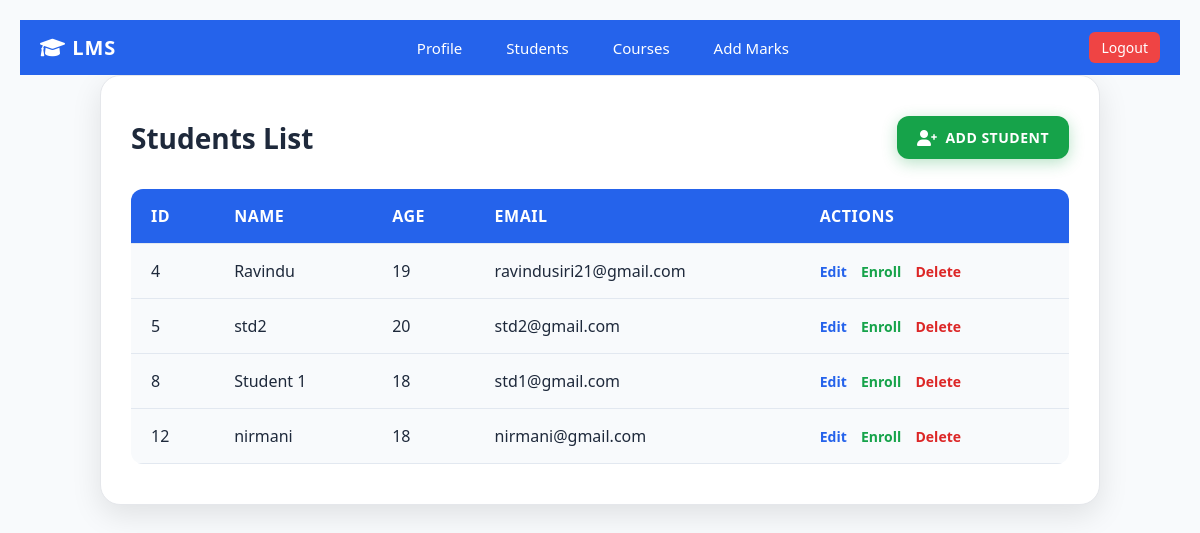
The app's page /student_management/student_list.php (signed in) with its own data.
### tables this page shows
CREATE TABLE `students` (
  `id` int NOT NULL AUTO_INCREMENT,
  `name` varchar(100) DEFAULT NULL,
  `age` int DEFAULT NULL,
  `grade` varchar(10) DEFAULT NULL,
  `email` varchar(100) DEFAULT NULL,
  PRIMARY KEY (`id`),
  UNIQUE KEY `email` (`email`),
  UNIQUE KEY `email_2` (`email`)
);

### student_management/student_list.php (the view, shortened to what this page needs)
<?php
include __DIR__ . '/../config/dbConnection.php';
include __DIR__ . '/../navbar.php';
$result = $conn->query("SELECT * FROM students");
?>
<!DOCTYPE html>
<html lang="en">
<head>
    <link href="https://cdnjs.cloudflare.com/ajax/libs/font-awesome/6.0.0/css/all.min.css" rel="stylesheet">
</head>
<body>
    <div class="container">
        <div class="header">
            <h2 class="header-title">Students List</h2>
            <a href="add_student.php" class="add-student-btn"><i class="fas fa-user-plus"></i> Add Student</a>
        </div>
        <div class="table-container">
            <table>
                <thead>
                    <tr>
                        <th>ID</th>
                        <th>Name</th>
                        <th>Age</th>
                        <th>Email</th>
                        <th>Actions</th>
                    </tr>
                </thead>
                <tbody>
                    <?php if ($result && $result->num_rows > 0): ?>
                        <?php while ($row = $result->fetch_assoc()): ?>
                            <tr>
                                <td><?php echo htmlspecialchars($row['id']); ?></td>
                                <td><?php echo htmlspecialchars($row['name']); ?></td>
                                <td><?php echo htmlspecialchars($row['age']); ?></td>
                                <td><?php echo htmlspecialchars($row['email']); ?></td>
                                <td class="action-links">
                                    <a href="edit_student.php?id=<?php echo $row['id']; ?>" class="edit">Edit</a>
                                    <a href="subj_enrollment.php?student_id=<?php echo $row['id']; ?>" class="enroll">Enroll</a>
                                    <a href="delete_student.php?id=<?php echo $row['id']; ?>" class="delete" onclick="return confirm('Are you sure?');">Delete</a>
                                </td>
                            </tr>
                        <?php endwhile; ?>
                    <?php else: ?>
                        <tr><td colspan="6" style="text-align:center;">No students found.</td></tr>
                    <?php endif; ?>
                </tbody>
            </table>
        </div>
    </div>
</body>
</html>

### student_management/student_list.php (style rules this page uses)
* { margin: 0; padding: 0; box-sizing: border-box; }
body { font-family: 'Segoe UI', Tahoma, Geneva, Verdana, sans-serif; background: #f8fafc; min-height: 100vh; display: flex; flex-direction: column; padding: 20px; }
.container { max-width: 1000px; width: 100%; margin: 0 auto; background: white; border-radius: 20px; box-shadow: 0 10px 30px rgba(0, 0, 0, 0.1); border: 1px solid #e5e7eb; padding: 40px 30px; animation: fadeInUp 0.6s ease-out; }
.header { display: flex; justify-content: space-between; align-items: center; margin-bottom: 30px; }
.header-title { font-size: 28px; font-weight: 600; color: #1e293b; }
.add-student-btn { display: flex; align-items: center; padding: 12px 20px; border-radius: 12px; text-decoration: none; font-weight: 600; font-size: 14px; text-transform: uppercase; letter-spacing: 0.5px; background: #16a34a; color: white; box-shadow: 0 4px 15px rgba(22, 163, 74, 0.3); transition: all 0.3s ease; position: relative; overflow: hidden; }
.add-student-btn i { margin-right: 8px; font-size: 16px; }
.add-student-btn::before { content: ''; position: absolute; top: 0; left: -100%; width: 100%; height: 100%; background: linear-gradient(90deg, transparent, rgba(255,255,255,0.2), transparent); transition: left 0.6s ease; }
.table-container { overflow-x: auto; }
table { width: 100%; border-collapse: collapse; background: #f8fafc; border-radius: 12px; overflow: hidden; }
th, td { padding: 16px 20px; text-align: left; font-size: 16px; color: #1e293b; }
th { background: #2563eb; color: white; font-weight: 600; text-transform: uppercase; letter-spacing: 0.5px; }
tr { border-bottom: 1px solid #e2e8f0; transition: all 0.3s ease; }
.action-links a { text-decoration: none; font-weight: 600; font-size: 14px; margin-right: 10px; transition: all 0.3s ease; }
.action-links .edit { color: #2563eb; }
.action-links .enroll { color: #16a34a; }
.action-links .delete { color: #dc2626; }

### records on screen
students: id "4", name "Ravindu", age "19", email "ravindusiri21@gmail.com"
students: id "5", name "std2", age "20", email "std2@gmail.com"
students: id "8", name "Student 1", age "18", email "std1@gmail.com"
students: id "12", name "nirmani", age "18", email "nirmani@gmail.com"
